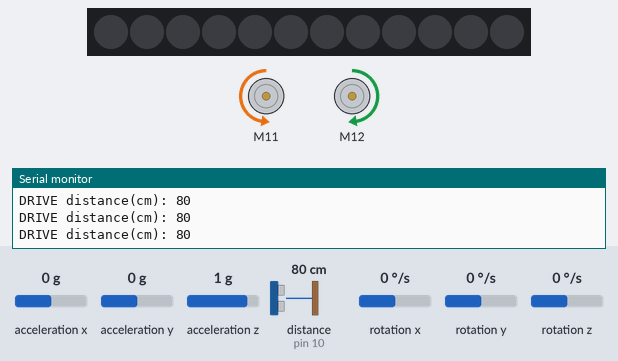
A sketch run on a simulated Arduino Uno, built with avr-gcc and run on an emulated ATmega328P. Parts: 12 RGB LEDs in strip order, left to right, 2 × DC motor (green arrow = forward, orange = backward, longer = faster), the last lines printed to the serial monitor. Inputs (shaded band) come from the test bench; at power-on: distance to the obstacle (sensor on pin 10) 80 cm, rotation z 0 °/s, acceleration x 0 g, acceleration y 0 g, acceleration z 1 g, rotation x 0 °/s, rotation y 0 °/s. Dim RGB values are drawn brighter than linear.

Above: at 2.2 s.
2.3 s: distance to the obstacle (sensor on pin 10) set to 31 cm
3.8 s: distance to the obstacle (sensor on pin 10) set to 26 cm
At 4.8 s:
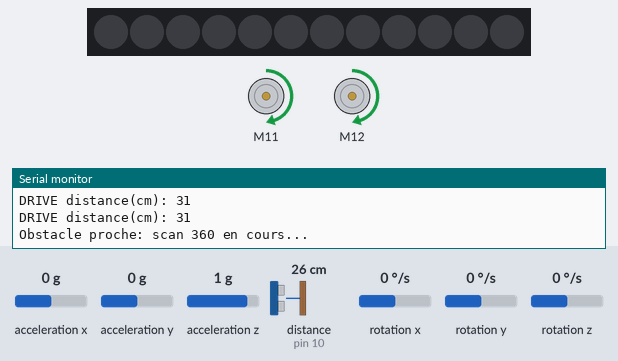
5.5 s: rotation z set to -192 °/s
At 6.5 s:
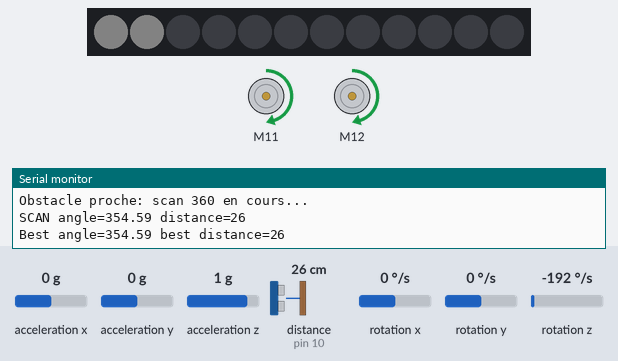
At 8.7 s:
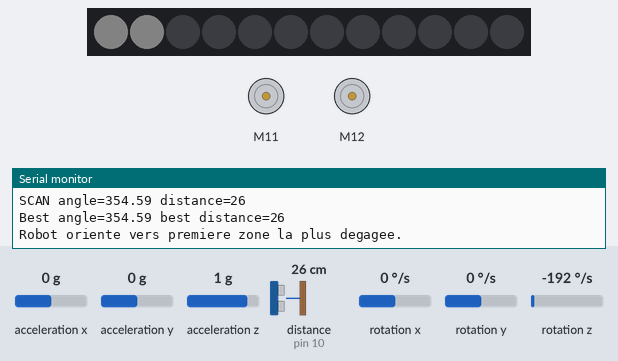
Timing chart, 0 to 10.2 s (numbered marks = the images above; inputs shaded):
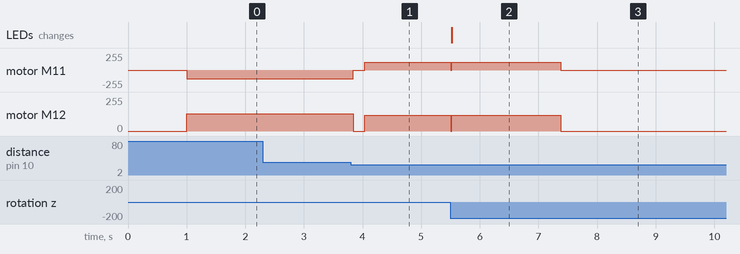

Measured:
- the behaviour switches between 30 and 29 cm on distance to the obstacle (sensor on pin 10) (found by bisection; images 0 and 1)
- after the input at 3.8 s, motor M11: backward 128/255 → stopped at once, → forward 120/255 0.20 s later; motor M12: forward 128/255 → stopped at once, → forward 120/255 0.20 s later
- after the input at 5.5 s, motor M11, motor M12: forward 120/255 → stopped after 1.9 s; the LEDs: change at once (image 2)

The sketch:

18-obstacle-avoidance.ino
```cpp
// Exercice 18 : contourner un obstacle

#include "MeAuriga.h"
#include "Wire.h"

const int Nled = 12;
const int maxDistanceCm = 120;

MeRGBLed led(0, Nled);
MeGyro gyroSensor(0, 0x69);
MeUltrasonicSensor ultrasound(10);
MeEncoderOnBoard motor1(SLOT1);
MeEncoderOnBoard motor2(SLOT2);

const int forwardPwm = 128;
const int turnPwm = 120;
const int stopDistanceCm = 30;
const float scanStepDeg = 15.0;
const float toleranceDeg = 2.0;

enum Mode { DRIVE, SCAN_TURN, SCAN_MEASURE, TURN_TO_BEST, STOPPED };
Mode mode = DRIVE;

float zScanStart = 0.0;
float turnedStepStart = 0.0;
float bestAngle = 0.0;
int bestDistance = -1;

void setForward(int pwm) {
  motor1.setMotorPwm(-pwm);
  motor2.setMotorPwm(pwm);
}

void setTurnRight(int pwm) {
  motor1.setMotorPwm(pwm);
  motor2.setMotorPwm(pwm);
}

void stopRobot() {
  motor1.setMotorPwm(0);
  motor2.setMotorPwm(0);
}

float deltaAngle(float current, float start) {
  float d = current - start;
  while (d < 0) d += 360.0;
  while (d >= 360.0) d -= 360.0;
  return d;
}

void showDistanceOnLeds(int distanceCm) {
  int clampedDistance = constrain(distanceCm, 0, maxDistanceCm);
  int ledsOn = map(clampedDistance, 0, maxDistanceCm, 0, Nled);

  led.setColor(0, 0, 0, 0);
  for (int i = 1; i <= ledsOn; i++) {
    led.setColor(i, 6, 6, 6); // faible intensite
  }
  led.show();
}

void startScan() {
  gyroSensor.update();
  zScanStart = gyroSensor.getAngleZ();
  turnedStepStart = 0.0;
  bestAngle = 0.0;
  bestDistance = -1;
  mode = SCAN_TURN;
  setTurnRight(turnPwm);
  Serial.println("Obstacle proche: scan 360 en cours...");
}

void setup() {
  Serial.begin(9600);

  led.setpin(44);
  led.setColor(0, 0, 0, 0);
  led.show();

  gyroSensor.begin();
  delay(200);

  setForward(forwardPwm);
  Serial.println("Mode DRIVE: avance v=128");
}

void loop() {
  gyroSensor.update();
  int d = ultrasound.distanceCm();

  if (mode == DRIVE) {
    if (d > 0 && d < stopDistanceCm) {
      stopRobot();
      delay(200); // arret provisoire
      startScan();
      return;
    }

    Serial.print("DRIVE distance(cm): ");
    Serial.println(d);
    delay(80);
    return;
  }

  float turnedNow = deltaAngle(gyroSensor.getAngleZ(), zScanStart);

  if (mode == SCAN_TURN) {
    if ((turnedNow - turnedStepStart) >= (scanStepDeg - toleranceDeg)) {
      stopRobot();
      mode = SCAN_MEASURE;
    }
    delay(10);
    return;
  }

  if (mode == SCAN_MEASURE) {
    int measure = ultrasound.distanceCm();
    showDistanceOnLeds(measure);

    Serial.print("SCAN angle=");
    Serial.print(turnedNow);
    Serial.print(" distance=");
    Serial.println(measure);

    if (measure > bestDistance) {
      bestDistance = measure;
      bestAngle = turnedNow;
    }

    turnedStepStart = turnedNow;

    if (turnedNow >= (360.0 - scanStepDeg)) {
      mode = TURN_TO_BEST;
      setTurnRight(turnPwm);
      Serial.print("Best angle=");
      Serial.print(bestAngle);
      Serial.print(" best distance=");
      Serial.println(bestDistance);
    } else {
      mode = SCAN_TURN;
      setTurnRight(turnPwm);
    }

    delay(50);
    return;
  }

  if (mode == TURN_TO_BEST) {
    if (turnedNow >= (bestAngle - toleranceDeg)) {
      stopRobot();
      mode = STOPPED;
      Serial.println("Robot oriente vers premiere zone la plus degagee.");
    }

    delay(10);
    return;
  }

  if (mode == STOPPED) {
    delay(200);
  }
}
```
